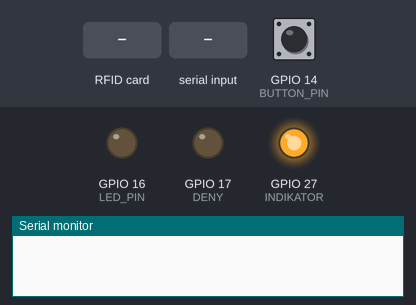
The sketch below on a simulated ESP32. Parts: output pins drawn as LEDs (lit = HIGH), the last lines printed to the serial monitor. Inputs (shaded band) come from the test bench; at power-on: GPIO 14 (BUTTON_PIN) HIGH.

Above: at 1.2 s.
1.3 s: RFID card 5E 7A 19 C4 held to the reader
At 3.2 s:
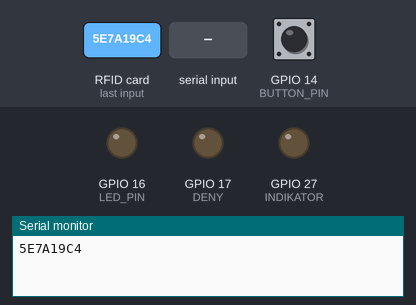
3.5 s: "allow\n" received over Serial
At 3.8 s:
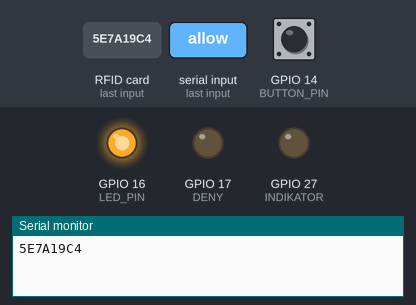
Timing chart, 0 to 6.5 s (numbered marks = the images above; inputs shaded):
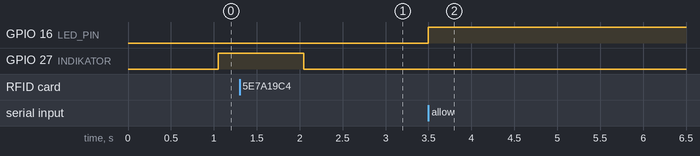

Measured:
- after the input at 1.3 s, GPIO 27 (INDIKATOR): goes on until 2.1 s, then stays LOW
- after the input at 3.5 s, GPIO 16 (LED_PIN): LOW → HIGH at once

The sketch:

WEMOS-CIBE.ino
```cpp
#include <SPI.h>
#include <MFRC522.h>

#define RST_PIN         13
#define SS_PIN          5
#define LED_PIN         16       // Pin LED
#define BUTTON_PIN      14   // definisikan pin untuk tombol
#define INDIKATOR       27
#define DENY            17
boolean terbaca = false;
boolean ready = true;

MFRC522 mfrc522(SS_PIN, RST_PIN);  // Inisiasi RFID RC522

void setup() {
  Serial.begin(9600);   // Inisiasi serial monitor
  while (!Serial);      // Tunggu serial monitor terkoneksi
  SPI.begin();          // Inisiasi koneksi SPI
  mfrc522.PCD_Init();    // Inisiasi RFID RC522
  pinMode(LED_PIN, OUTPUT); // Set pin LED sebagai output
  pinMode(BUTTON_PIN, INPUT_PULLUP);   // set pin tombol sebagai input dengan pull-up resistor
  pinMode(INDIKATOR, OUTPUT);
  pinMode(DENY, OUTPUT);

  //Serial.println("Silakan tempelkan kartu Mifare...");
}

void loop() {

  if (ready){

    if (terbaca){
      String inputString = Serial.readStringUntil('\n');
      if (inputString == "allow") {
        digitalWrite(LED_PIN, HIGH);
        ready = false;
      } else if (inputString == "deny") {
        digitalWrite(DENY, HIGH);
        delay(2000);
        digitalWrite(DENY, LOW);
        terbaca = false;
      }
    } else {
      delay(1000);
      digitalWrite(INDIKATOR, HIGH); // Hidupkan LED
      delay(1000);
      digitalWrite(INDIKATOR, LOW); // Hidupkan LED
    }

    if (mfrc522.PICC_IsNewCardPresent() && mfrc522.PICC_ReadCardSerial() && !terbaca) {
      // Jika ada kartu yang terdeteksi, baca ID-nya
      //Serial.print("ID Kartu: ");
      for (byte i = 0; i < mfrc522.uid.size; i++) {
        Serial.print(mfrc522.uid.uidByte[i] < 0x10 ? "0" : "");
        Serial.print(mfrc522.uid.uidByte[i], HEX);
      }
      Serial.println();
      terbaca = true;
      //digitalWrite(LED_PIN, HIGH); // Hidupkan LED
      //delay(1000);                 // Tunda selama 1 detik
    }
  } else {
    if (terbaca && digitalRead(BUTTON_PIN) == LOW) {  // jika tombol ditekan (nilai pin = LOW)
    terbaca = false;
    digitalWrite(LED_PIN, LOW);  // matikan LED
    Serial.println("entityPass");
    ready = true;
    }
  }
  mfrc522.PICC_HaltA();         // Berhenti membaca kartu
}
```
